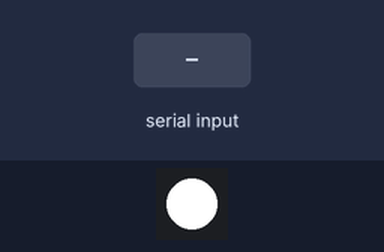
A sketch run on a simulated Arduino Uno, built with avr-gcc and run on an emulated ATmega328P. On the bench: 1 RGB LEDs in strip order, left to right. Inputs (shaded band) come from the test bench. Dim RGB values are drawn brighter than linear.

Above: at 1.2 s.
1.3 s: "s90\n" received over the second serial link
At 2.3 s:
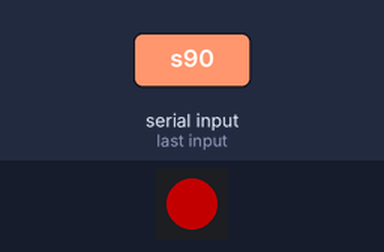
2.8 s: "s,45\n" received over the second serial link
At 3.5 s:
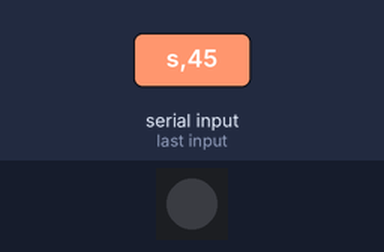
Timing chart, 0 to 5.8 s (numbered marks = the images above; inputs shaded):
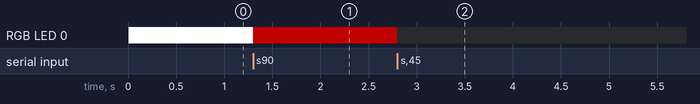

Measured:
- after the input at 1.3 s, RGB LED 0: RGB(255, 255, 255) → RGB(90, 0, 0) at once
- after the input at 2.8 s, RGB LED 0: RGB(90, 0, 0) → off at once

The sketch:

Rled.ino
```cpp
#include <SoftwareSerial.h>
#include <FastLED.h>
#include <EEPROM.h>

//uncomment to enable serial debug mode
//#define DEBUG

//configure LED-Controller connection here
#define NUM_LEDS 1
#define DATA_PIN 2
#define CLK_PIN  3

//configure SoftwareSerial connection here
#define SER_RX 8
#define SER_TX 9
#define SER_TIMEOUT 1000
#define SER_BAUD 9600
#define STARTUP_DELAY 10
#define LINEEND_CHAR '\r\n'

CRGB led_strip[NUM_LEDS];

//flags that are set by the wifi-loop
bool F_CONNECTED = false;
bool F_SERVER = false;
bool F_INIT = false;
bool F_FAILSTATE = false;
bool F_FAILSTATESWITCHED = false;

//other options
#define BLINKFREQ 800 //ms frequency to blink on errors or other notifications

#include "led_settings.h"
#include "colorstorage.h"
#include "transitions.h"
#include "status.h"
#include "commands.h"
#include "serial_interface.h"
#include "modes.h"


//startup procedure
void setup() {
  wifi_setup();
  led_setup();
  load_startup_color();

  #ifdef DEBUG
    Serial.begin(115200);
    Serial.println("Debug enabled");
  #endif
}

void loop() {
  wifi_loop();
  mode_loop();
}
```

colorstorage.h
```cpp
void save_startup_color(color startupcolor) {
  EEPROM.put(0,startupcolor);
}

void load_startup_color() {
  color startupcolor;

  EEPROM.get(0,startupcolor);

  set_rgb(startupcolor);
}
```

commands.h
```cpp
color temp_color;

void parsecolor(String col) {
  temp_color.red = col.substring(0,3).toInt();
  temp_color.green = col.substring(3,6).toInt();
  temp_color.blue = col.substring(6,9).toInt();
}

void c_set(String *tail) {
  parsecolor(*tail);
  set_rgb(temp_color);
}

void c_store(String *tail) {
  parsecolor(*tail);
  save_startup_color(temp_color);
}
```

modes.h
```cpp
void mode_loop() {
  if(F_FAILSTATE && !F_FAILSTATESWITCHED) {
    load_startup_color();
  }
}
```

serial_interface.h
```cpp
SoftwareSerial wifi(SER_RX, SER_TX);

//constants for serial communication messages
#define MSG_CONNECTED "#connected"
#define MSG_FAIL "#fail"
#define MSG_MISSING_CREDENTIALS "#nocredentials"
#define MSG_INIT "#init"
#define MSG_UNIT_DISABLED "#disabled"
#define MSG_DISCONNECTED "#disconnected"
#define MSG_SAVED "#saved"
#define MSG_SERVER_ENABLED "#listening"
#define MSG_SERVER_CLOSED "#closed"

//used to start serial connection to Rwifi Module
bool wifi_setup() {
  wifi.begin(SER_BAUD);
  delay(STARTUP_DELAY);
}

void command_interpreter(String command) {
  String tail = command.substring(1);

  switch(command.charAt(0)) {
    case 's': c_set(&tail); break;
    case 'p': c_store(&tail); break;
  }
}

void serialEvent() {
  String input = wifi.readStringUntil(LINEEND_CHAR);

  #ifdef DEBUG
    Serial.println(input);
  #endif

  if(input.startsWith(MSG_CONNECTED)) {
    F_INIT = true;
    F_CONNECTED = true;
    F_FAILSTATE = false;

    #ifdef DEBUG
      Serial.println("Starting Server...");
    #endif

    wifi.println("&server");
    st_connect();
  } else if (input.startsWith(MSG_INIT)) {
    F_INIT = true;
    st_init();
  } else if (input.startsWith(MSG_FAIL)) {
    F_CONNECTED = false;
    st_fail();
  } else if (input.startsWith(MSG_SERVER_ENABLED)) {
    F_SERVER = true;
    st_server();
  } else if (input.startsWith(MSG_SERVER_CLOSED)) {
    F_SERVER = false;
    st_fail();
  } else if (input.startsWith(MSG_UNIT_DISABLED) || input.startsWith(MSG_MISSING_CREDENTIALS)) {
    F_FAILSTATE = true;
    st_fail();
  } else {
    command_interpreter(input);
  }
}


void wifi_loop() {
  if(wifi.available() > 0) {
    serialEvent();
  }
}
```

status.h
```cpp
//functions for blinking
void blink_status(int count, uint8_t r, uint8_t g, uint8_t b) {
  for (int i=0; i <= count; i++) {
    led_strip[0].setRGB(r, g, b);
    delay(BLINKFREQ);
    led_strip[0].setRGB(0, 0, 0);
    delay(BLINKFREQ);
  }
}

//Is executed when Wifi-Adapter is connected
void st_connect() {
  blink_status(3, 0, 255, 0);
  #ifdef DEBUG
    Serial.println("Connected");
  #endif
}

//is executed when module initialized
void st_init() {
  blink_status(1, 0, 0, 255);
}

//is executed when wifi error occurs
void st_fail() {
  blink_status(5, 255, 0, 0);
}

//is executed when server is started
void st_server() {
  blink_status(1, 255, 0, 255);
  digitalWrite(13, HIGH);
}
```

transitions.h
```cpp
//linear fade interpolation
int linear(int d_change, int d_time, int start, int x) {
  double result = ((float)d_change/(float)d_time) * (float)x + (float)start;
  return (int) result;
}


//fade from color f to color t in duration d linear
void linear_fade(color f, color t, int d) {
  int d_red, d_green, d_blue = 0;

  d_red = t.red - f.red;
  d_green = t.green - f.green;
  d_blue = t.blue - f.blue;

  color target;
  long current_millis = millis();

  while(true) {
    long now = millis() - current_millis;
    if(now > d) {
      break;
    }
    color target;
    target.red = linear(d_red, d, f.red, now);
    target.green = linear(d_green, d, f.green, now);
    target.blue = linear(d_blue, d, f.blue, now);
    set_rgb(target);
  }

}
```

led_settings.h
```cpp
struct color {
  uint8_t red;
  uint8_t green;
  uint8_t blue;
} current_color;

void led_setup() {
  //add LED Controller type with DATA_PIN and CLK_PIN as led_strip with 1 LED (complete Strip Controller)
  FastLED.addLeds<P9813, DATA_PIN, CLK_PIN>(led_strip, NUM_LEDS);
}


//function to set the LED_Strip color
void set_rgb(color c) {
  led_strip[0].setRGB(c.red, c.green, c.blue);
  FastLED.show();
  current_color = c;
}

//function to set the Color via HSV data
void set_hsv(int h, int s, int v) {
  led_strip[0].setHSV(h, s, v);
}
```
